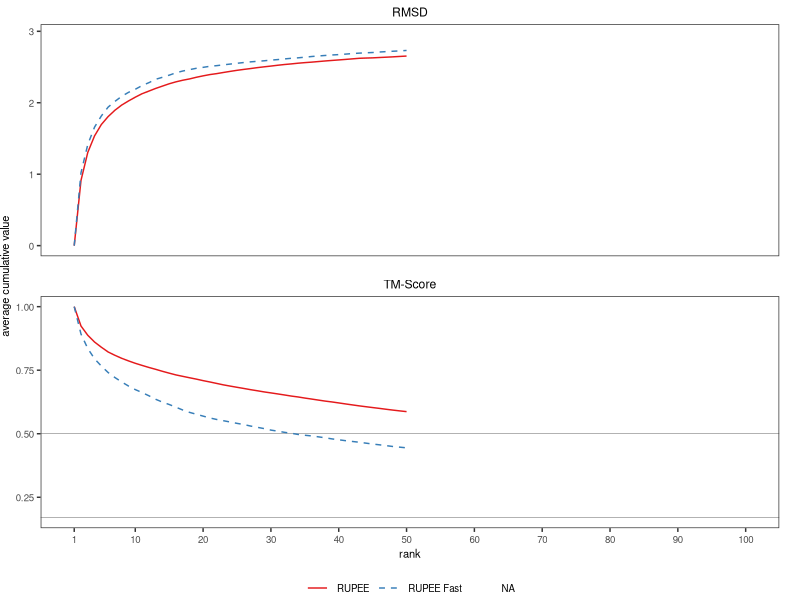

Recreate this plot in R.

# variable
# 1. factor levels
# 2. x scale 

library(ggplot2)
library(plyr)

# clear environment
rm(list = ls())

# read in data file
df <- read.csv('scoring.txt')
refs <- read.csv('scoring_refs.txt')

# reorder factor levels 
df$app <- factor(df$app, levels = c('RUPEE', 'RUPEE Fast', 'mTM'))

ggplot(df, aes(n, avg_cume_score, group = interaction(app, score_type), color = app, linetype = app)) +
    
    # geoms
    geom_hline(
        data = refs,
        colour = 'grey50', 
        size = rel(0.2),
        aes(yintercept = yintercept)
    ) +
    geom_line(
        size = rel(0.5)
    ) + 

    # scales        
    scale_color_manual(
        values = c("#e41a1c", "#377eb8", "#4daf4a")
    ) + 
    scale_linetype_manual(
        values = c("solid","dashed","dotted")
    ) + 
    scale_x_continuous(
        #limits = c(1, 50),
        #breaks = c(1, seq(5, 50, by = 5))
        limits = c(1, 100),
        breaks = c(1, seq(10, 100, by = 10))
    ) + 

    # faceting
    facet_wrap(~score_type, ncol = 1, scales = 'free_y') + 
    
    # guides
    guides(linetype = guide_legend(override.aes = list(size = rel(0.5)))) + 

    # axis labels
    labs(
         x = 'rank', 
         y = 'average cumulative value'
    ) + 
    
    # default theme 
    theme_bw() +

    # default override
    theme(
        plot.title = element_text(size = 8),
        plot.margin = margin(0,15,0,0), 

        panel.grid = element_blank(),
        panel.margin.x = unit(4,'mm'),
        
        axis.text = element_text(size = 7), 
        axis.title = element_text(size = 8), 
        
        legend.text = element_text(size = 7),
        legend.title = element_blank(), 
        legend.position = 'bottom',
        legend.direction = 'horizontal',
        legend.margin = unit(0,'mm'),

        strip.background = element_blank(),
        strip.text.x = element_text(color = 'black')
    ) 

ggsave('scoring.eps', width = 3, height = 4.25)
